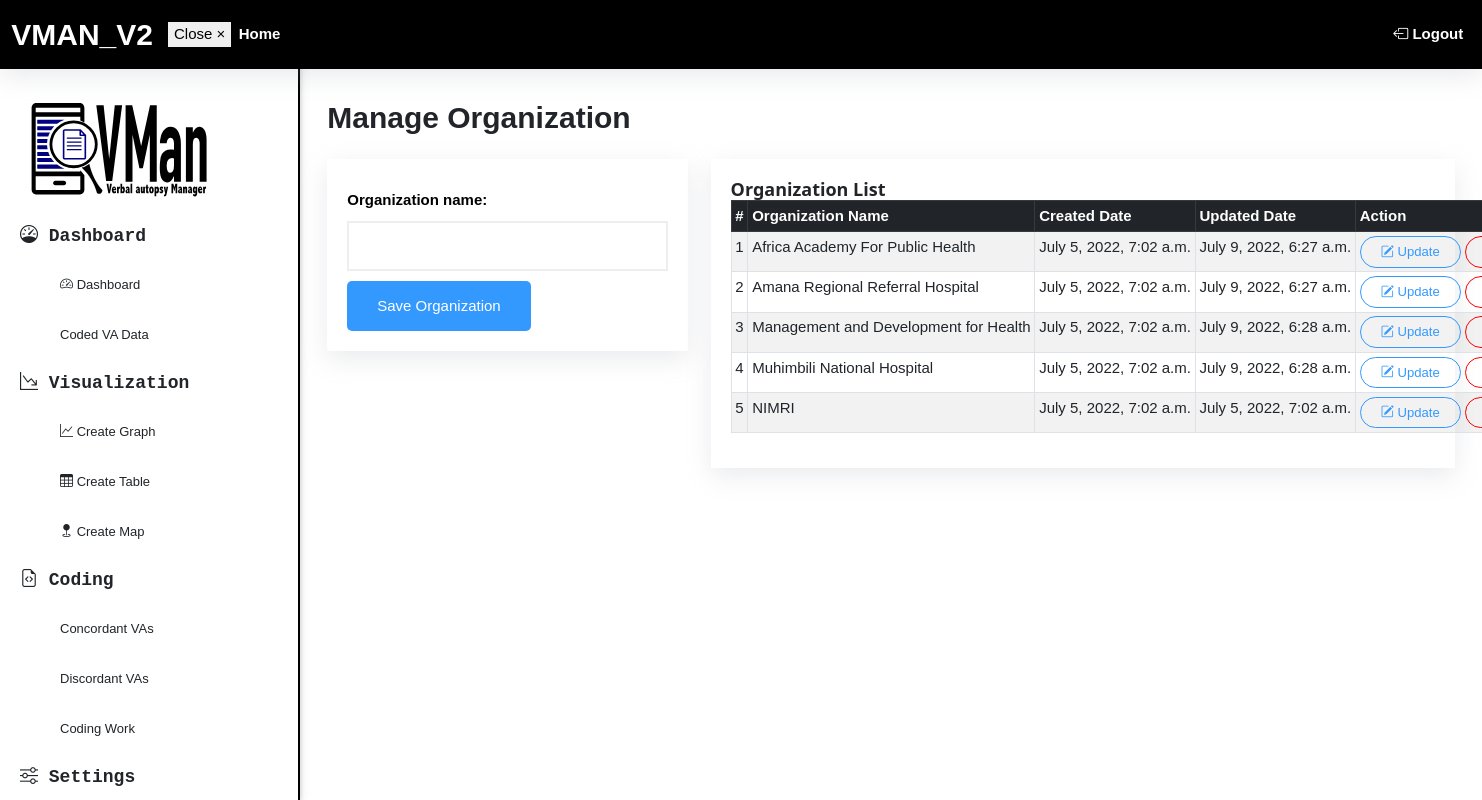
The app's page /organization/ (signed in) with its own data.
### dashboard/models.py (models this page shows, shortened)
class Organization(models.Model):
    id = models.UUIDField(primary_key=True, default=uuid.uuid4, editable=False)
    organization_name = models.CharField(max_length = 200)
    created_at = models.DateTimeField(auto_now_add = True)
    updated_at = models.DateTimeField(auto_now = True)
    class Meta:
        verbose_name_plural = 'Organization List'

### dashboard/views.py (the view)
# urls.py: path('organization/', views.manageOrganization, name = 'manageOrganization'),
@cache_control(no_cache=True, must_revalidate=True, no_store=True)
@login_required
def manageOrganization(request):
    if request.method == "POST" and "save_organization" in request.POST:
        form = OrganizationForm(request.POST or None)
        if form.is_valid():
            form.save()
            messages.success(request, f"Organization saved successfully")
            return redirect('dashboard:manageOrganization')
    get_organization = Organization.objects.all().order_by('organization_name')
    form = OrganizationForm()
    template_name = 'dashboard/organization.html'
    context = {
        'form': form,
        'get_organization': get_organization
    }
    return render(request, template_name, context)

### dashboard/forms.py
class OrganizationForm(forms.ModelForm):
    class Meta:
        model = Organization
        fields = '__all__'
        exclude = ['created_at', 'updated_at']

### templates/dashboard/organization.html (shortened to what this page needs)
{% extends '../base.html' %}
{% block content %}
  <div class="organization_page">
    <div class="container-fluid">
      <div class="row mb-4">
        <div class="col-md-12">
          <div class="title_section">
            <h1>Manage Organization</h1>
          </div>
        </div>
      </div>
      <div class="row">
        <div class="col-md-4">
          <div class="form_content">
            <form class="" action="" method="post">
              {{ form }}
              {% if get_organization_to_update %}
                <button type="submit" class="btn" name="update_organization">Update Organization</button>
              {% else %}
                <button type="submit" class="btn" name="save_organization">Save Organization</button>
              {% endif %}
            </form>
          </div>
        </div>
        <div class="col-md-8">
          <div class="list_content">
            <h1>Organization List</h1>
            <table class="table table-sm table-striped table-bordered">
              <thead class="table-dark">
                <th>#</th>
                <th>Organization Name</th>
                <th>Created Date</th>
                <th>Updated Date</th>
                <th>Action</th>
              </thead>
              <tbody>
                {% if get_organization %}
                  {% for organization in get_organization %}
                    <tr>
                      <td>{{ forloop.counter }}</td>
                      <td>{{ organization.organization_name }}</td>
                      <td>{{ organization.created_at }}</td>
                      <td>{{ organization.updated_at }}</td>
                      <td>
                        <a href="{% url 'dashboard:updateOrganization' organization.id %}" class="btn btn-sm update"><i class="bi bi-pencil-square"></i> Update</a>
                        <a href="#" class="btn btn-sm delete"> Delete</a>
                      </td>
                    </tr>
                  {% endfor %}
                {% else %}
                <tr>
                  <td colspan="3" style="text-align: center">No organization added yet.</td>
                </tr>
                {% endif %}
              </tbody>
            </table>
          </div>
        </div>
      </div>
    </div>
  </div>
{% endblock %}

### static/css/customcss.css (style rules this page uses)
:root { --fontFamily: 'Montserrat', sans-serif; --mainColor: #000; --whiteColor: #ffffff; --blueColor: #3399ff; --redColor: #ff0000; --greenColor: #228B22; --fontSizeH1: 50px; --fontSizeH2: 30px; --fontSizeH3: 18px; --fontSizeNormal: 14px; --fontBold: bold; --justifyCenter: center; --grayColor: #eeeeee; --buttonLoginColor: #E48561; --borderButtonLoginColor:#E48561 }
body { font-family: var(--fontFamily); }
label { display: block; font-weight: bold; color: #000; margin-top: 10px; margin-bottom: 10px; border-radius: 5px; font-family: var(--fontFamily); }
input { outline: none; height: 50px; background: var(--whiteColor); border: 2px solid var(--grayColor); padding-left: 10px; }
table a.update { border: 1px solid var(--blueColor); border-radius: 20px; padding: 5px 20px; color: var(--blueColor); }
table a.delete { border: 1px solid var(--redColor); border-radius: 20px; padding: 5px 20px; color: var(--redColor); }
table thead tr th { white-space:nowrap; }
table tbody tr td { white-space:nowrap; }
.organization_page { padding: 100px 0px; }
.organization_page .title_section h1 { margin: auto; font-size: var(--fontSizeH2); font-weight: var(--fontBold); font-family: var(--fontFamily); }
.organization_page .form_content { background: var(--whiteColor); box-shadow: rgba(149, 157, 165, 0.2) 0px 8px 24px; padding: 20px; }
.organization_page .form_content form label { display: block; }
.organization_page .form_content form input { display: block; width: 100%; }
.organization_page .form_content form button { display: block; background: var(--blueColor); color: var(--whiteColor); border: none; border-radius: 5px; margin-top: 10px; height: 50px; padding: 10px 30px; }
.organization_page .list_content { background: var(--whiteColor); box-shadow: rgba(149, 157, 165, 0.2) 0px 8px 24px; padding: 20px; }
.organization_page .list_content h1 { margin: auto; font-size: var(--fontSizeH3); font-weight: var(--fontBold); }

### static/css/customcss_.css (style rules this page uses)
html { box-sizing:border-box }
*,*:before,*:after { box-sizing:inherit }
html { -ms-text-size-adjust:100%;-webkit-text-size-adjust:100% }
body { margin:0 }
a { background-color:transparent }
button,input,select,textarea,optgroup { font:inherit;margin:0 }
button,input { overflow:visible }
button,select { text-transform:none }
button,[type=button],[type=reset],[type=submit] { -webkit-appearance:button }
html,body { font-family:Verdana,sans-serif;font-size:15px;line-height:1.5 }
html { overflow-x:hidden }
h1 { font-size:36px }
h1,h2,h3,h4,h5,h6 { font-family:"Segoe UI",Arial,sans-serif;font-weight:400;margin:10px 0 }
a { color:inherit }

### records on screen
Organization: organization_name "Africa Academy For Public Health", created_at "July 5, 2022, 7:02 a.m.", updated_at "July 9, 2022, 6:27 a.m."
Organization: organization_name "Amana Regional Referral Hospital", created_at "July 5, 2022, 7:02 a.m.", updated_at "July 9, 2022, 6:27 a.m."
Organization: organization_name "Management and Development for Health", created_at "July 5, 2022, 7:02 a.m.", updated_at "July 9, 2022, 6:28 a.m."
Organization: organization_name "Muhimbili National Hospital", created_at "July 5, 2022, 7:02 a.m.", updated_at "July 9, 2022, 6:28 a.m."
Organization: organization_name "NIMRI", created_at "July 5, 2022, 7:02 a.m.", updated_at "July 5, 2022, 7:02 a.m."
